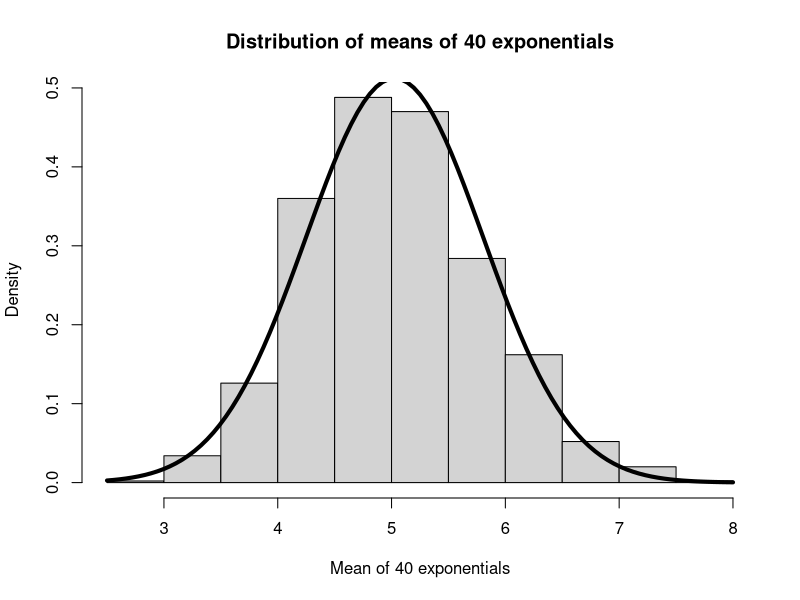
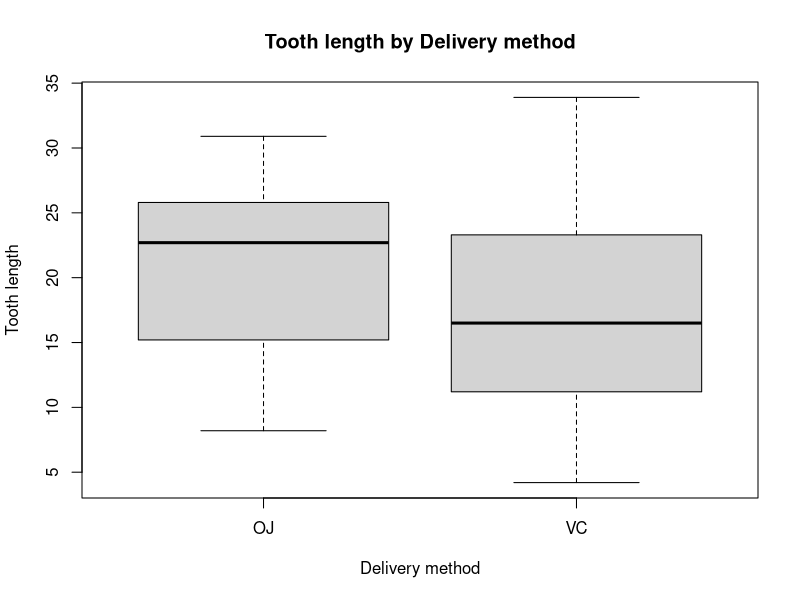
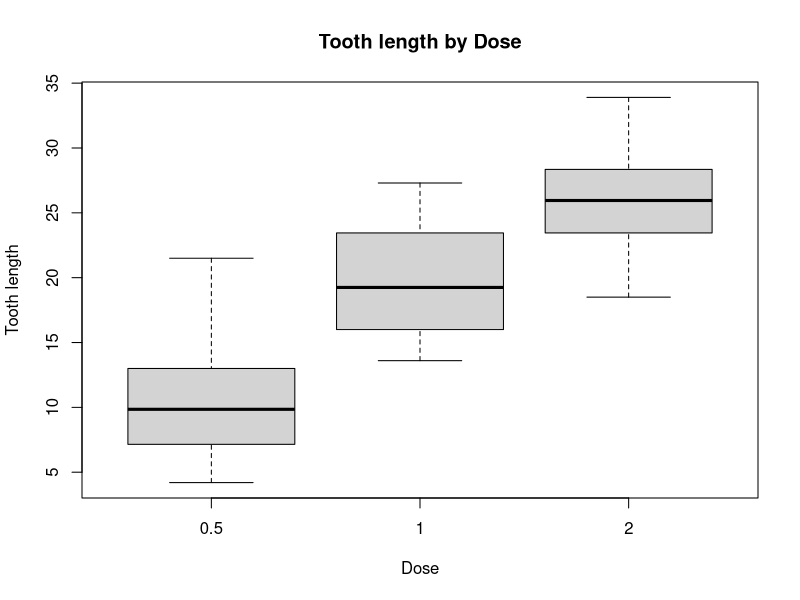

Generate these figures, in order, with R:
## ---- chunk 1
lambda<-0.2
n<-1000
m<-40
simRes<-array(rexp(n*m,lambda),c(n,m))
simMean<-apply(simRes,1,mean)
simVar<-apply(simRes,1,var)
sm<-mean(simMean); sv<-mean(simVar)
## ---- chunk 2
hist(simMean,main="Distribution of means of 40 exponentials",probability=T,
     xlab="Mean of 40 exponentials")
curve(dnorm(x,mean=mean(simMean),sd=sd(simMean)),add=T,lwd=4)
## ---- chunk 3
str(ToothGrowth)
summary(ToothGrowth)
ToothGrowth$dose<-as.factor(ToothGrowth$dose)
plot(len~supp,data=ToothGrowth,xlab="Delivery method", ylab="Tooth length", main="Tooth length by Delivery method")
plot(len~dose,data=ToothGrowth,xlab="Dose", ylab="Tooth length", main="Tooth length by Dose")
## ---- chunk 4
x<-subset(ToothGrowth,supp=="OJ",len)
y<-subset(ToothGrowth,supp=="VC",len)
t.test(x,y,alternative="greater")
## ---- chunk 5
x<-subset(ToothGrowth,dose=="0.5",len)
y<-subset(ToothGrowth,dose=="1",len)
z<-subset(ToothGrowth,dose=="2",len)
t.test(z,x,alternative="greater")
t.test(z,y,alternative="greater")
